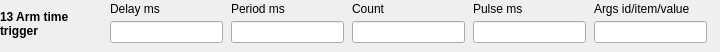
  <widget class="caFrame" name="editActionFrame13">
   <property name="geometry"><rect><x>180</x><y>578</y><width>720</width><height>52</height></rect></property>
   <property name="visibility"><enum>caFrame::Calc</enum></property>
   <property name="visibilityCalc"><string notr="true">A==13</string></property>
   <property name="channel" stdset="0"><string notr="true">$(SEQ_PFX)Edit-Action</string></property>
   <widget class="caLabel" name="editActionName13">
    <property name="geometry"><rect><x>0</x><y>2</y><width>105</width><height>43</height></rect></property>
    <property name="font"><font><bold>true</bold></font></property>
    <property name="wordWrap"><bool>true</bool></property>
    <property name="text"><string>13 Arm time trigger</string></property>
   </widget>
   <widget class="caLabel" name="editPositionLabelA13_0"><property name="geometry"><rect><x>110</x><y>0</y><width>113</width><height>18</height></rect></property><property name="text"><string>Delay ms</string></property></widget>
   <widget class="caTextEntry" name="editPositionA13_0"><property name="geometry"><rect><x>110</x><y>21</y><width>113</width><height>22</height></rect></property><property name="channel" stdset="0"><string notr="true">$(SEQ_PFX)Edit-Position</string></property></widget>
   <widget class="caLabel" name="editVelocityLabelA13_1"><property name="geometry"><rect><x>231</x><y>0</y><width>113</width><height>18</height></rect></property><property name="text"><string>Period ms</string></property></widget>
   <widget class="caTextEntry" name="editVelocityA13_1"><property name="geometry"><rect><x>231</x><y>21</y><width>113</width><height>22</height></rect></property><property name="channel" stdset="0"><string notr="true">$(SEQ_PFX)Edit-Velocity</string></property></widget>
   <widget class="caLabel" name="editAccelerationLabelA13_2"><property name="geometry"><rect><x>352</x><y>0</y><width>113</width><height>18</height></rect></property><property name="text"><string>Count</string></property></widget>
   <widget class="caTextEntry" name="editAccelerationA13_2"><property name="geometry"><rect><x>352</x><y>21</y><width>113</width><height>22</height></rect></property><property name="channel" stdset="0"><string notr="true">$(SEQ_PFX)Edit-Acceleration</string></property></widget>
   <widget class="caLabel" name="editDecelerationLabelA13_3"><property name="geometry"><rect><x>473</x><y>0</y><width>113</width><height>18</height></rect></property><property name="text"><string>Pulse ms</string></property></widget>
   <widget class="caTextEntry" name="editDecelerationA13_3"><property name="geometry"><rect><x>473</x><y>21</y><width>113</width><height>22</height></rect></property><property name="channel" stdset="0"><string notr="true">$(SEQ_PFX)Edit-Deceleration</string></property></widget>
   <widget class="caLabel" name="editArgsLabelA13_4"><property name="geometry"><rect><x>594</x><y>0</y><width>113</width><height>18</height></rect></property><property name="text"><string>Args id/item/value</string></property></widget>
   <widget class="caTextEntry" name="editArgsA13_4"><property name="geometry"><rect><x>594</x><y>21</y><width>113</width><height>22</height></rect></property><property name="channel" stdset="0"><string notr="true">$(SEQ_PFX)Edit-Args</string></property><property name="formatType"><enum>caLineEdit::string</enum></property></widget>
  </widget>
